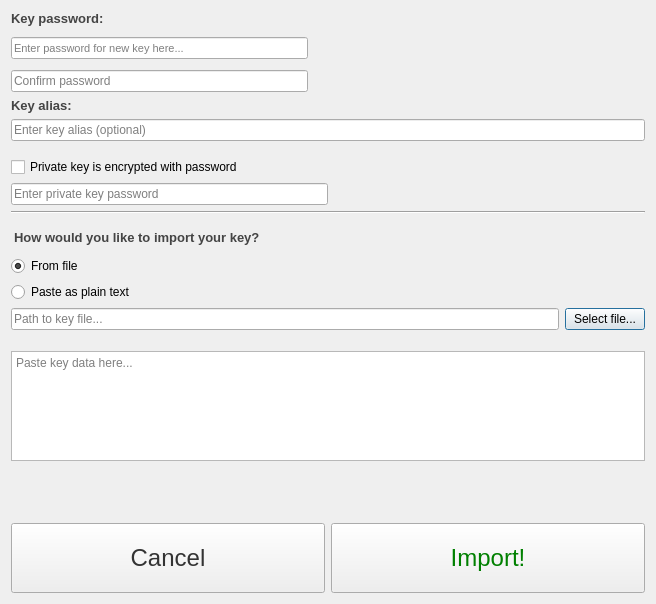
<?xml version="1.0" encoding="UTF-8"?>
<ui version="4.0">
 <class>KeyImport</class>
 <widget class="QDialog" name="KeyImport">
  <property name="windowModality">
   <enum>Qt::WindowModal</enum>
  </property>
  <property name="geometry">
   <rect>
    <x>0</x>
    <y>0</y>
    <width>656</width>
    <height>604</height>
   </rect>
  </property>
  <property name="windowTitle">
   <string>Dialog</string>
  </property>
  <layout class="QVBoxLayout" name="verticalLayout_2">
   <item>
    <layout class="QHBoxLayout" name="horizontalLayout_2"/>
   </item>
   <item>
    <layout class="QHBoxLayout" name="horizontalLayout_3">
     <item>
      <layout class="QVBoxLayout" name="verticalLayout_3">
       <property name="spacing">
        <number>11</number>
       </property>
       <property name="rightMargin">
        <number>20</number>
       </property>
       <item>
        <widget class="QLabel" name="key_password_label">
         <property name="font">
          <font>
           <pointsize>10</pointsize>
           <weight>75</weight>
           <bold>true</bold>
          </font>
         </property>
         <property name="visible">
          <bool>false</bool>
         </property>
         <property name="styleSheet">
          <string notr="true">color: #444</string>
         </property>
         <property name="text">
          <string>Key password:</string>
         </property>
        </widget>
       </item>
       <item>
        <widget class="QLineEdit" name="new_password">
         <property name="font">
          <font>
           <pointsize>8</pointsize>
          </font>
         </property>
         <property name="visible">
          <bool>false</bool>
         </property>
         <property name="whatsThis">
          <string>Every private key must be protected with password or passphrase. Please enter
                                    the password in this field. You will be required to enter it again every time you
                                    use this key.
                                </string>
         </property>
         <property name="echoMode">
          <enum>QLineEdit::Password</enum>
         </property>
         <property name="placeholderText">
          <string>Enter password for new key here...</string>
         </property>
         <property name="clearButtonEnabled">
          <bool>true</bool>
         </property>
        </widget>
       </item>
       <item>
        <widget class="QLineEdit" name="confirm_password">
         <property name="visible">
          <bool>false</bool>
         </property>
         <property name="echoMode">
          <enum>QLineEdit::Password</enum>
         </property>
         <property name="placeholderText">
          <string>Confirm password</string>
         </property>
         <property name="clearButtonEnabled">
          <bool>true</bool>
         </property>
        </widget>
       </item>
      </layout>
     </item>
     <item>
      <spacer name="horizontalSpacer_2">
       <property name="orientation">
        <enum>Qt::Horizontal</enum>
       </property>
       <property name="sizeHint" stdset="0">
        <size>
         <width>40</width>
         <height>20</height>
        </size>
       </property>
      </spacer>
     </item>
    </layout>
   </item>
   <item>
    <layout class="QVBoxLayout" name="verticalLayout_4">
     <property name="rightMargin">
      <number>0</number>
     </property>
     <item>
      <widget class="QLabel" name="label">
       <property name="font">
        <font>
         <pointsize>10</pointsize>
         <weight>75</weight>
         <bold>true</bold>
        </font>
       </property>
       <property name="styleSheet">
        <string notr="true">color: #444</string>
       </property>
       <property name="text">
        <string>Key alias:</string>
       </property>
      </widget>
     </item>
     <item>
      <widget class="QLineEdit" name="key_alias">
       <property name="placeholderText">
        <string>Enter key alias (optional)</string>
       </property>
      </widget>
     </item>
    </layout>
   </item>
   <item>
    <layout class="QHBoxLayout" name="horizontalLayout_5">
     <item>
      <layout class="QVBoxLayout" name="ly_existing_password">
       <property name="topMargin">
        <number>10</number>
       </property>
       <item>
        <widget class="QCheckBox" name="is_key_encrypted">
         <property name="visible">
          <bool>false</bool>
         </property>
         <property name="whatsThis">
          <string/>
         </property>
         <property name="text">
          <string>Private key is encrypted with password</string>
         </property>
        </widget>
       </item>
       <item>
        <layout class="QHBoxLayout" name="horizontalLayout_7">
         <property name="bottomMargin">
          <number>0</number>
         </property>
         <item>
          <widget class="QLineEdit" name="existing_password">
           <property name="visible">
            <bool>false</bool>
           </property>
           <property name="whatsThis">
            <string>If imported private key is protected with password - enter the password
                                            here
                                        </string>
           </property>
           <property name="styleSheet">
            <string notr="true"/>
           </property>
           <property name="echoMode">
            <enum>QLineEdit::Password</enum>
           </property>
           <property name="placeholderText">
            <string>Enter private key password</string>
           </property>
           <property name="clearButtonEnabled">
            <bool>true</bool>
           </property>
          </widget>
         </item>
        </layout>
       </item>
      </layout>
     </item>
     <item>
      <spacer name="horizontalSpacer">
       <property name="orientation">
        <enum>Qt::Horizontal</enum>
       </property>
       <property name="sizeHint" stdset="0">
        <size>
         <width>40</width>
         <height>20</height>
        </size>
       </property>
      </spacer>
     </item>
    </layout>
   </item>
   <item>
    <widget class="Line" name="line">
     <property name="orientation">
      <enum>Qt::Horizontal</enum>
     </property>
    </widget>
   </item>
   <item>
    <widget class="QLabel" name="label_2">
     <property name="font">
      <font>
       <pointsize>10</pointsize>
       <weight>75</weight>
       <bold>true</bold>
      </font>
     </property>
     <property name="styleSheet">
      <string notr="true">margin-top: 10px; margin-bottom: 5px; color: #444</string>
     </property>
     <property name="text">
      <string>How would you like to import your key?</string>
     </property>
    </widget>
   </item>
   <item>
    <layout class="QVBoxLayout" name="verticalLayout">
     <item>
      <widget class="QRadioButton" name="import_from_file">
       <property name="text">
        <string>From file</string>
       </property>
       <property name="checked">
        <bool>true</bool>
       </property>
      </widget>
     </item>
     <item>
      <widget class="QRadioButton" name="paste_as_plain_text">
       <property name="text">
        <string>Paste as plain text</string>
       </property>
      </widget>
     </item>
    </layout>
   </item>
   <item>
    <layout class="QHBoxLayout" name="horizontalLayout">
     <property name="topMargin">
      <number>0</number>
     </property>
     <property name="rightMargin">
      <number>0</number>
     </property>
     <property name="bottomMargin">
      <number>0</number>
     </property>
     <item>
      <widget class="QLineEdit" name="key_file_path">
       <property name="readOnly">
        <bool>false</bool>
       </property>
       <property name="placeholderText">
        <string>Path to key file...</string>
       </property>
      </widget>
     </item>
     <item>
      <widget class="QPushButton" name="btn_select_file">
       <property name="text">
        <string>Select file...</string>
       </property>
      </widget>
     </item>
    </layout>
   </item>
   <item>
    <layout class="QHBoxLayout" name="ly_key_data">
     <property name="topMargin">
      <number>15</number>
     </property>
     <property name="bottomMargin">
      <number>15</number>
     </property>
     <item>
      <widget class="QPlainTextEdit" name="key_data">
       <property name="visible">
        <bool>false</bool>
       </property>
       <property name="placeholderText">
        <string>Paste key data here...</string>
       </property>
      </widget>
     </item>
    </layout>
   </item>
   <item>
    <spacer name="verticalSpacer">
     <property name="orientation">
      <enum>Qt::Vertical</enum>
     </property>
     <property name="sizeHint" stdset="0">
      <size>
       <width>20</width>
       <height>122</height>
      </size>
     </property>
    </spacer>
   </item>
   <item>
    <layout class="QHBoxLayout" name="horizontalLayout_4">
     <item>
      <widget class="QPushButton" name="btn_cancel">
       <property name="font">
        <font>
         <pointsize>18</pointsize>
        </font>
       </property>
       <property name="styleSheet">
        <string notr="true">color: #333; padding: 20px</string>
       </property>
       <property name="text">
        <string>Cancel</string>
       </property>
      </widget>
     </item>
     <item>
      <widget class="QPushButton" name="btn_import">
       <property name="font">
        <font>
         <pointsize>18</pointsize>
        </font>
       </property>
       <property name="styleSheet">
        <string notr="true">color: green; padding: 20px;</string>
       </property>
       <property name="text">
        <string>Import!</string>
       </property>
      </widget>
     </item>
    </layout>
   </item>
  </layout>
 </widget>
 <resources/>
 <connections/>
</ui>
